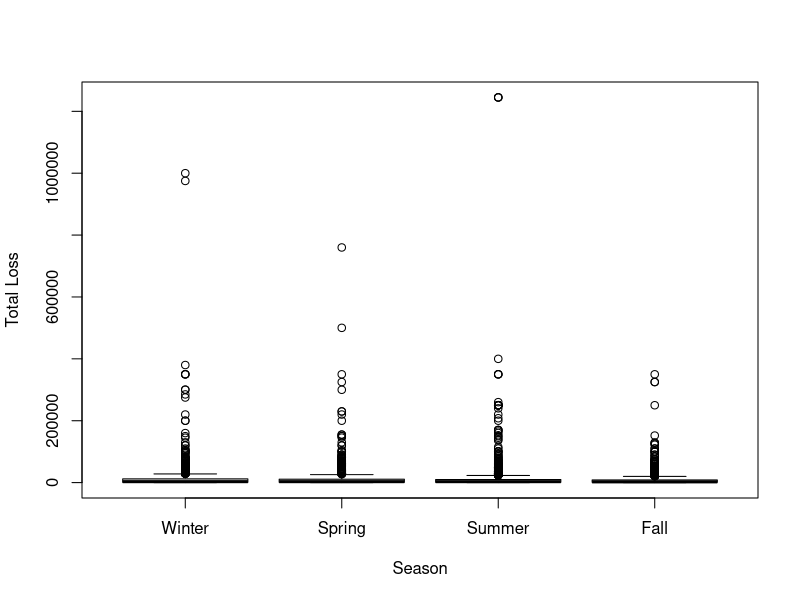

Reproduce this figure in R.
library(dplyr)
library(stringr)
library(readr)
library(lubridate)


firedata <- read.csv("PropertyLoss.csv")
#head(firedata)
firedata$Incident.Num <- strtoi(substr(firedata$Inci_type,0,3))
#head(firedata)
firedata$Incident.Type <- transform(firedata, c= ifelse(Incident.Num < "124", "Structure Fire", ifelse(Incident.Num < "139", "Vehicle Fire",ifelse(Incident.Num < "165", "Outside Fire", "Not a Fire"))))
#head(firedata)
firedata$Month<- firedata$Alm_Date
#head(firedata)
#typeof(firedata$Month)

firedata$Month <-  months(as.Date(firedata$Month, "%m/%d/%Y"))
firedata$Season<- transform(firedata, c= ifelse(firedata$Month == "January", "Winter",
                  ifelse(firedata$Month == "Febuary", "Winter", 
                  ifelse(firedata$Month == "March", "Spring",
                  ifelse(firedata$Month == "April", "Spring",
                  ifelse(firedata$Month == "May", "Spring",
                  ifelse(firedata$Month == "June", "Summer",
                  ifelse(firedata$Month == "July", "Summer",
                  ifelse(firedata$Month == "August", "Summer",
                  ifelse(firedata$Month == "September", "Fall",
                  ifelse(firedata$Month == "October", "Fall",
                  ifelse(firedata$Month == "November", "Fall",
                  ifelse(firedata$Month == "December", "Winter","NULL")))))))))))))
firedata$PercentLoss <- as.numeric(firedata$Pre_Inci_Value) / as.numeric(firedata$Total_Loss)
                                                
head(firedata)


firedata <- read.csv("PropertyLossEdited.csv")
head(firedata)
#Season
head(firedata[3])
#Type
head(firedata[6])

library(dplyr)



#Anova test of total loss based on season
aovSeason = aov(Total_Loss ~ Season, data = firedata)
summary(aovSeason)

#Anova test of total loss based on Incident.Type
aovI = aov(Total_Loss ~ Incident.Type, data = firedata)
summary(aovI)

#Total loss summary of each season
firedata %>%
  group_by(Season) %>%
  summarize(Md = median(Total_Loss), Mean = mean(Total_Loss), SD = sd(Total_Loss), N = n())

#Winter Subset
winter <- firedata %>%
  filter(Season == "Winter") %>%
  group_by(Season) %>%
  select(Season, Incident.Type,Total_Loss)

#Spring Subset
spring <- firedata %>%
  filter(Season == "Spring") %>%
  group_by(Season) %>%
  select(Season, Incident.Type,Total_Loss)

#Summer Subset
summer <- firedata %>%
  filter(Season == "Summer") %>%
  group_by(Season) %>%
  select(Season, Incident.Type,Total_Loss)

#Fall Subset
fall <- firedata %>%
  filter(Season == "Autumn") %>%
  group_by(Season) %>%
  select(Season, Incident.Type,Total_Loss)

#Box plot of all the subsets
boxplot(winter$Total_Loss,spring$Total_Loss,summer$Total_Loss,fall$Total_Loss,
        names = c("Winter","Spring","Summer","Fall"), xlab = "Season", ylab = "Total Loss")

#T test, winter and spring 
t.test(winter$Total_Loss,spring$Total_Loss)

#T test, winter and summer 
t.test(winter$Total_Loss,summer$Total_Loss)

#T test, winter and fall 
t.test(winter$Total_Loss,fall$Total_Loss)


#Total loss summary of each season based on incident type
firedata %>%
  group_by(Season, Incident.Type) %>%
  summarize(Md = median(Total_Loss), Mean = mean(Total_Loss), SD = sd(Total_Loss), N = n())
